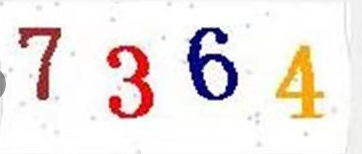
#> input picture assets/test.png, 362 x 154 px, found by its file name
$ python demo.py
#> lines starting #> are read from the running program, lines starting #| are printed output that depends on the picture; after the words box and inside, x2 and y2 are one past the last pixel; in counts of white or black regions, pixels touching at a corner belong together
import os
import pytesseract
from PIL import Image
from collections import defaultdict

pytesseract.pytesseract.tesseract_cmd = 'tesseract.exe'


def get_max_pixel(image):
    '''
    获取图片中像素点数量最多的像素。
    '''

    pixel_dict = defaultdict(int)

    # 像素及该像素出现次数的字典
    width, height = image.size
    for i in range(width):
        for j in range(height):
            pixel = image.getpixel((i, j))
            pixel_dict[pixel] += 1
    # 求出最多的像素
    count_max = max(pixel_dict.values())
    pixel_dict_reverse = {v: k for k, v in pixel_dict.items()}
    return pixel_dict_reverse[count_max]


def get_bin_map(threshold):
    '''
    获取二值化映射。
    '''

    rate = 0.1  # 适当的比率。
    result = []
    for i in range(256):  # [0,255] 为像素可能值
        proper = threshold * (1 - rate) <= i <= threshold * (1 + rate)
        result.append(1 if proper else 0)
    return result


def denoise(image):
    '''
    降噪。
    '''

    width, height = image.size
    noise_position = []
    for i in range(1, width - 1):
        for j in range(1, height - 1):
            # 扫描像素为中点九宫格
            pixel_set = []
            for m in range(i - 1, i + 2):
                for n in range(j - 1, j + 2):
                    pixel = image.getpixel((m, n))
                    if pixel != 1:
                        pixel_set.append(pixel)
            # 如果黑色点小于 4 为噪点。
            if len(pixel_set) <= 4:
                noise_position.append((i, j))

    # 噪点设为黑色
    for position in noise_position:
        image.putpixel(position, 1)
    return image


def discern(image):
    '''
    识别。
    '''

    imgry = image.convert('L')  # 转为灰度图
    max_pixel = get_max_pixel(imgry)
    bin_map = get_bin_map(max_pixel)
    target = imgry.point(bin_map, '1')  # 二值化

    target = denoise(target)

    text = pytesseract.image_to_string(target)

    return text


def main():
    '''
    识别
    '''

    image = Image.open('assets/test.png')
#> image is the input picture: PIL image 362x154 RGBA; mean R, G, B, A 239.4, 231.6, 229.3, 255
    text = discern(image)
#> in discern, `imgry = image.convert('L')`:
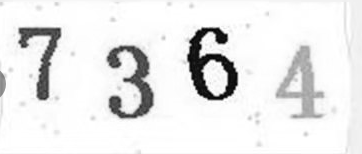
#> imgry: PIL image 362x154 L; min 4, max 255, mean 233.7
#> after the loop in get_max_pixel, `for i in range(width):`: pixel_dict = 252 items
#> in get_max_pixel, `count_max = max(pixel_dict.values())`: count_max = 12123
#> in get_max_pixel, `pixel_dict_reverse = {v: k for k, v in pixel_dict.items()}`: pixel_dict_reverse = 105 items
#> in discern, `max_pixel = get_max_pixel(imgry)`: max_pixel = 254
#> after the loop in get_bin_map, `for i in range(256):`: result = 256 values from 0 to 1
#> in discern, `target = imgry.point(bin_map, '1')`:
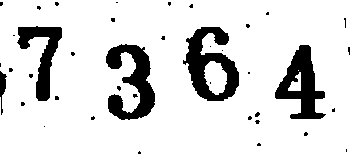
#> target: PIL image 362x154 1; 86.4% white; 40 black regions (35 under 20 px), largest, box (x1, y1, x2, y2) and area: (183, 27, 239, 101) 2048, (106, 44, 155, 120) 1914, (275, 45, 326, 119) 1778, (17, 26, 62, 101) 1339, (0, 71, 7, 115) 148
#> after the loop in denoise, `for i in range(1, width - 1):`: noise_position = 47284 items
#> the loop in denoise, `for position in noise_position:` made 47284 passes
#> position on passes 1 to 3: (1, 1), (1, 6), (1, 7)
#> after the loop in denoise, `for position in noise_position:`:
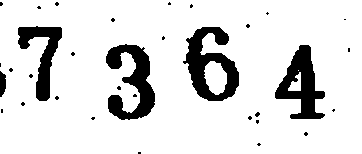
#> image: PIL image 362x154 1; 86.7% white; 33 black regions (28 under 20 px), largest, box (x1, y1, x2, y2) and area: (183, 27, 239, 101) 2026, (106, 44, 155, 120) 1900, (275, 45, 325, 119) 1773, (18, 26, 62, 101) 1332, (0, 71, 6, 97) 124
    print(text)


if __name__ == '__main__':
    main()
#> (the call stopped at in discern, `text = pytesseract.image_to_string(target)`: pytesseract is not available in this run)
